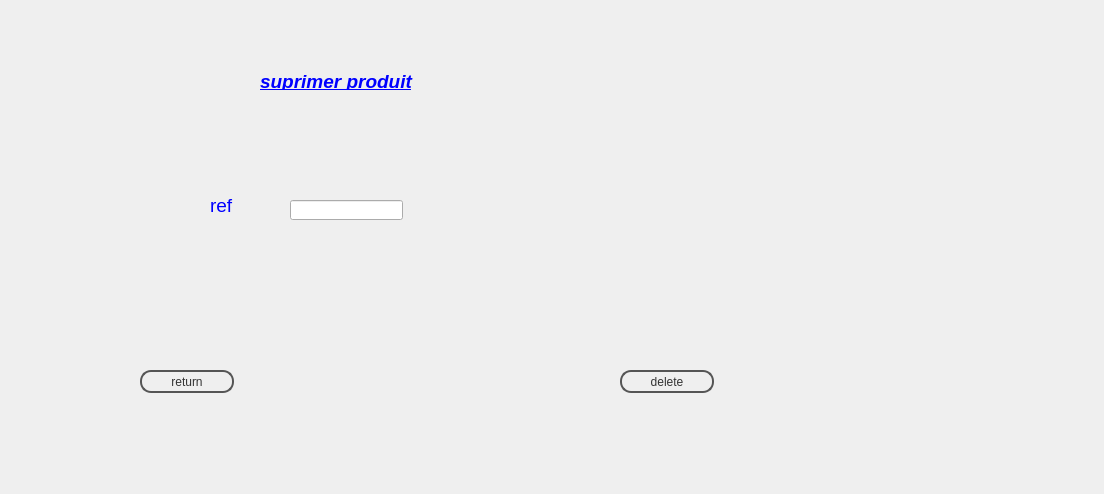
<?xml version="1.0" encoding="UTF-8"?>
<ui version="4.0">
 <class>suprimer</class>
 <widget class="QDialog" name="suprimer">
  <property name="geometry">
   <rect>
    <x>0</x>
    <y>0</y>
    <width>1104</width>
    <height>494</height>
   </rect>
  </property>
  <property name="windowTitle">
   <string>supprimer produit</string>
  </property>
  <widget class="QLabel" name="label">
   <property name="geometry">
    <rect>
     <x>0</x>
     <y>0</y>
     <width>1101</width>
     <height>491</height>
    </rect>
   </property>
   <property name="text">
    <string/>
   </property>
   <property name="scaledContents">
    <bool>true</bool>
   </property>
  </widget>
  <widget class="QLineEdit" name="reff">
   <property name="geometry">
    <rect>
     <x>290</x>
     <y>200</y>
     <width>113</width>
     <height>20</height>
    </rect>
   </property>
  </widget>
  <widget class="QLabel" name="label_2">
   <property name="geometry">
    <rect>
     <x>260</x>
     <y>70</y>
     <width>211</width>
     <height>20</height>
    </rect>
   </property>
   <property name="text">
    <string>&lt;html&gt;&lt;head/&gt;&lt;body&gt;&lt;p&gt;&lt;span style=&quot; font-size:14pt; font-weight:600; font-style:italic; text-decoration: underline; color:#0000ff;&quot;&gt;suprimer produit&lt;/span&gt;&lt;/p&gt;&lt;/body&gt;&lt;/html&gt;</string>
   </property>
  </widget>
  <widget class="QLabel" name="label_3">
   <property name="geometry">
    <rect>
     <x>210</x>
     <y>190</y>
     <width>81</width>
     <height>31</height>
    </rect>
   </property>
   <property name="text">
    <string>&lt;html&gt;&lt;head/&gt;&lt;body&gt;&lt;p&gt;&lt;span style=&quot; font-size:14pt; color:#0000ff;&quot;&gt;ref&lt;/span&gt;&lt;/p&gt;&lt;/body&gt;&lt;/html&gt;</string>
   </property>
  </widget>
  <widget class="QPushButton" name="pushButton">
   <property name="geometry">
    <rect>
     <x>620</x>
     <y>370</y>
     <width>94</width>
     <height>23</height>
    </rect>
   </property>
   <property name="styleSheet">
    <string notr="true">color: #333;
border: 2px solid #555;
border-radius: 11px;
padding: 5px;
background: qradialgradient(cx: 0.3, cy: -0.4,
fx: 0.3, fy: -0.4,
radius: 1.35, stop: 0 #fff, stop: 1 #888);
min-width: 80px;</string>
   </property>
   <property name="text">
    <string>delete</string>
   </property>
  </widget>
  <widget class="QPushButton" name="pushButton_5">
   <property name="geometry">
    <rect>
     <x>140</x>
     <y>370</y>
     <width>94</width>
     <height>23</height>
    </rect>
   </property>
   <property name="styleSheet">
    <string notr="true">color: #333;
border: 2px solid #555;
border-radius: 11px;
padding: 5px;
background: qradialgradient(cx: 0.3, cy: -0.4,
fx: 0.3, fy: -0.4,
radius: 1.35, stop: 0 #fff, stop: 1 #888);
min-width: 80px;</string>
   </property>
   <property name="text">
    <string>return</string>
   </property>
  </widget>
 </widget>
 <resources/>
 <connections>
  <connection>
   <sender>pushButton_5</sender>
   <signal>clicked()</signal>
   <receiver>suprimer</receiver>
   <slot>close()</slot>
   <hints>
    <hint type="sourcelabel">
     <x>167</x>
     <y>366</y>
    </hint>
    <hint type="destinationlabel">
     <x>-20</x>
     <y>356</y>
    </hint>
   </hints>
  </connection>
 </connections>
</ui>
